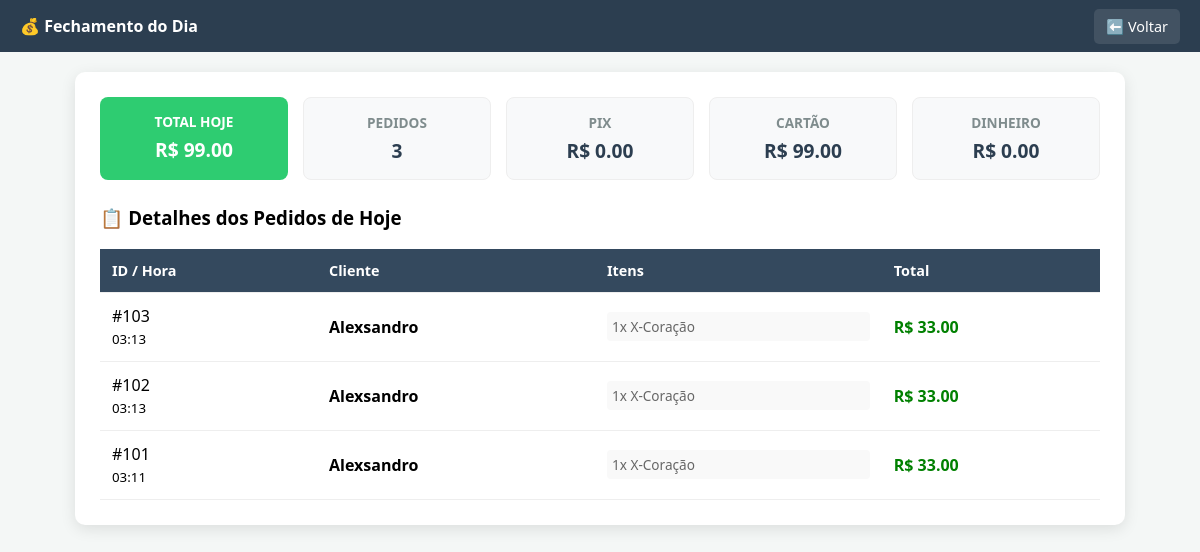
Before: /admin/relatorio (signed in) with the older database file.
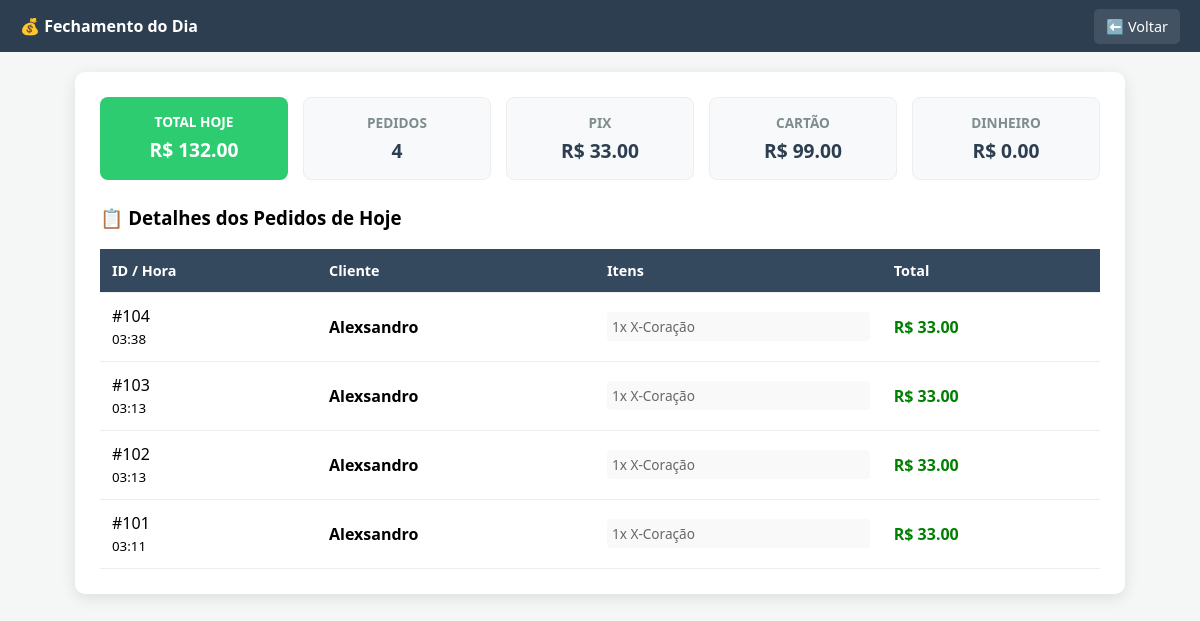
After: the same page with the newer database file.
### tables this page shows
CREATE TABLE pedidos (
                id INTEGER PRIMARY KEY AUTOINCREMENT,
                cliente_telefone TEXT,
                itens TEXT,
                total REAL,
                data_pedido DATETIME,
                metodo_pagamento TEXT, status TEXT DEFAULT 'producao',
                FOREIGN KEY(cliente_telefone) REFERENCES clientes(telefone)
            );

CREATE TABLE clientes (
                telefone TEXT PRIMARY KEY,
                nome TEXT,
                endereco TEXT,
                bairro TEXT,
                primeiro_pedido DATETIME,
                ultimo_pedido DATETIME,
                total_gasto REAL DEFAULT 0
            );

### app.py (the view)
@app.route('/admin/relatorio')
def relatorio_caixa():
    if not session.get('logged_in'): return redirect(url_for('login'))
    conn = get_db_connection()
    cursor = conn.execute('''
        SELECT p.*, c.nome
        FROM pedidos p
        LEFT JOIN clientes c ON p.cliente_telefone = c.telefone
        WHERE date(p.data_pedido) = date('now', 'localtime')
        AND p.status = 'finalizado'
        ORDER BY p.data_pedido DESC
    ''')
    pedidos_hoje = cursor.fetchall()
    conn.close()
    qtd_pedidos = len(pedidos_hoje)
    total_bruto = sum(p['total'] for p in pedidos_hoje)
    total_pix = sum(p['total'] for p in pedidos_hoje if 'Pix' in p['metodo_pagamento'] or 'pix' in p['metodo_pagamento'])
    total_cartao = sum(p['total'] for p in pedidos_hoje if 'Cartão' in p['metodo_pagamento'] or 'cartao' in p['metodo_pagamento'])
    total_dinheiro = sum(p['total'] for p in pedidos_hoje if 'Dinheiro' in p['metodo_pagamento'] or 'dinheiro' in p['metodo_pagamento'])
    return render_template('relatorio.html',
                           qtd=qtd_pedidos, bruto=total_bruto,
                           pix=total_pix, cartao=total_cartao, dinheiro=total_dinheiro,
                           pedidos=pedidos_hoje)

### app.py (called while the page is built)
def get_db_connection():
    conn = sqlite3.connect(DB_FILE)
    conn.row_factory = sqlite3.Row
    return conn

### templates/relatorio.html (shortened to what this page needs)
<!DOCTYPE html>
<html lang="pt-br">
<head>
</head>
<body>
    <nav class="admin-navbar">
        <div style="font-weight: bold;">💰 Fechamento do Dia</div>
        <div><a href="/admin/dashboard">⬅️ Voltar</a></div>
    </nav>
    <div class="container">
        <div class="resumo-grid">
            <div class="card total-geral"><span>TOTAL HOJE</span><span>R$ {{ "%.2f"|format(bruto) }}</span></div>
            <div class="card"><span>PEDIDOS</span><span>{{ qtd }}</span></div>
            <div class="card"><span>PIX</span><span>R$ {{ "%.2f"|format(pix) }}</span></div>
            <div class="card"><span>CARTÃO</span><span>R$ {{ "%.2f"|format(cartao) }}</span></div>
            <div class="card"><span>DINHEIRO</span><span>R$ {{ "%.2f"|format(dinheiro) }}</span></div>
        </div>
        <h3>📋 Detalhes dos Pedidos de Hoje</h3>
        <table>
            <thead>
                <tr>
                    <th>ID / Hora</th>
                    <th>Cliente</th>
                    <th>Itens</th>
                    <th>Total</th>
                </tr>
            </thead>
            <tbody>
                {% for p in pedidos %}
                <tr>
                    <td data-label="ID / Hora">#{{ p.id }} <br> <small>{{ p.data_pedido[11:16] }}</small></td>
                    <td data-label="Cliente"><strong>{{ p.nome or 'Cliente Site' }}</strong></td>
                    <td data-label="Itens"><div class="itens-lista">{{ p.itens }}</div></td>
                    <td data-label="Total" style="color: green; font-weight: bold;">R$ {{ "%.2f"|format(p.total) }}</td>
                </tr>
                {% endfor %}
            </tbody>
        </table>
    </div>
</body>
</html>

### templates/relatorio.html (style rules this page uses)
body { font-family: 'Segoe UI', sans-serif; background: #f4f7f6; margin: 0; padding: 0; }
.container { max-width: 1000px; margin: 20px auto; background: white; padding: 25px; border-radius: 10px; box-shadow: 0 4px 15px rgba(0,0,0,0.1); }
.resumo-grid { display: grid; grid-template-columns: repeat(auto-fit, minmax(180px, 1fr)); gap: 15px; margin-bottom: 25px; }
.card { background: #f8f9fa; padding: 15px; border-radius: 8px; text-align: center; border: 1px solid #eee; }
.card span:first-child { display: block; font-size: 0.85rem; color: #7f8c8d; font-weight: bold; margin-bottom: 5px; }
.card span:last-child { font-size: 1.2rem; font-weight: bold; color: #2c3e50; }
.card.total-geral { background: #2ecc71; color: white; border: none; }
.card.total-geral span { color: white !important; }
table { width: 100%; border-collapse: collapse; margin-top: 15px; }
th, td { padding: 12px; text-align: left; border-bottom: 1px solid #eee; }
th { background: #34495e; color: white; font-size: 0.9rem; }
.itens-lista { white-space: pre-wrap; font-size: 0.85rem; color: #666; background: #f9f9f9; padding: 5px; border-radius: 4px; }
.admin-navbar { background: #2c3e50; color: white; padding: 15px 20px; display: flex; justify-content: space-between; align-items: center; }
.admin-navbar a { color: white; text-decoration: none; padding: 8px 12px; border-radius: 5px; background: rgba(255,255,255,0.1); font-size: 0.9rem; }

Changed rows visible on the page:
added pedidos: id "104", data_pedido "03:38", nome "Alexsandro", itens "1x X-Coração", total "33.00"
Other visible differences:
{{ "%.2f"|format(bruto) }}: "99.00" → "132.00"
{{ qtd }}: "3" → "4"
{{ "%.2f"|format(pix) }}: "0.00" → "33.00"
